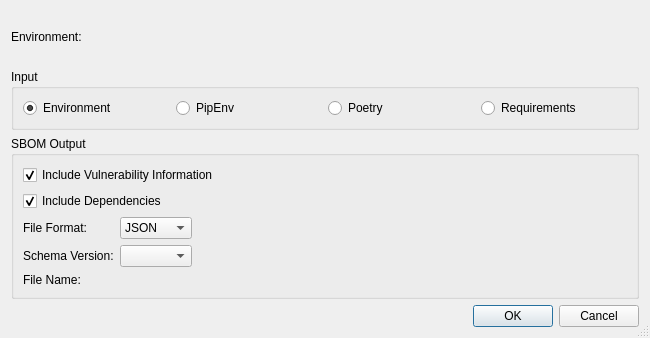
<?xml version="1.0" encoding="UTF-8"?>
<ui version="4.0">
 <class>CycloneDXConfigDialog</class>
 <widget class="QDialog" name="CycloneDXConfigDialog">
  <property name="geometry">
   <rect>
    <x>0</x>
    <y>0</y>
    <width>650</width>
    <height>338</height>
   </rect>
  </property>
  <property name="windowTitle">
   <string>SBOM Configuration</string>
  </property>
  <property name="sizeGripEnabled">
   <bool>true</bool>
  </property>
  <layout class="QVBoxLayout" name="verticalLayout">
   <item>
    <layout class="QHBoxLayout" name="horizontalLayout_2">
     <item>
      <widget class="QLabel" name="label">
       <property name="text">
        <string>Environment:</string>
       </property>
      </widget>
     </item>
     <item>
      <widget class="QLabel" name="environmentLabel">
       <property name="sizePolicy">
        <sizepolicy hsizetype="Expanding" vsizetype="Preferred">
         <horstretch>0</horstretch>
         <verstretch>0</verstretch>
        </sizepolicy>
       </property>
       <property name="wordWrap">
        <bool>true</bool>
       </property>
      </widget>
     </item>
    </layout>
   </item>
   <item>
    <widget class="QGroupBox" name="groupBox">
     <property name="title">
      <string>Input</string>
     </property>
     <layout class="QHBoxLayout" name="horizontalLayout">
      <item>
       <widget class="QRadioButton" name="environmentButton">
        <property name="toolTip">
         <string>Select to build SBOM from environment</string>
        </property>
        <property name="text">
         <string>Environment</string>
        </property>
        <property name="checked">
         <bool>true</bool>
        </property>
       </widget>
      </item>
      <item>
       <widget class="QRadioButton" name="pipenvButton">
        <property name="toolTip">
         <string>Select to build SBOM from 'Pipfile.lock' file</string>
        </property>
        <property name="text">
         <string>PipEnv</string>
        </property>
       </widget>
      </item>
      <item>
       <widget class="QRadioButton" name="poetryButton">
        <property name="toolTip">
         <string>Select to build SBOM from 'poetry.lock' file</string>
        </property>
        <property name="text">
         <string>Poetry</string>
        </property>
       </widget>
      </item>
      <item>
       <widget class="QRadioButton" name="requirementsButton">
        <property name="toolTip">
         <string>Select to build SBOM from 'requirements.txt' file</string>
        </property>
        <property name="text">
         <string>Requirements</string>
        </property>
       </widget>
      </item>
     </layout>
    </widget>
   </item>
   <item>
    <widget class="QGroupBox" name="groupBox_2">
     <property name="title">
      <string>SBOM Output</string>
     </property>
     <layout class="QGridLayout" name="gridLayout">
      <item row="3" column="0">
       <widget class="QLabel" name="label_3">
        <property name="text">
         <string>Schema Version:</string>
        </property>
       </widget>
      </item>
      <item row="4" column="0">
       <widget class="QLabel" name="label_4">
        <property name="text">
         <string>File Name:</string>
        </property>
       </widget>
      </item>
      <item row="3" column="1">
       <widget class="QComboBox" name="schemaVersionComboBox">
        <property name="toolTip">
         <string>Select the SBOM schema version of the SBOM file</string>
        </property>
       </widget>
      </item>
      <item row="2" column="2">
       <spacer name="horizontalSpacer">
        <property name="orientation">
         <enum>Qt::Horizontal</enum>
        </property>
        <property name="sizeHint" stdset="0">
         <size>
          <width>413</width>
          <height>20</height>
         </size>
        </property>
       </spacer>
      </item>
      <item row="2" column="1">
       <widget class="QComboBox" name="fileFormatComboBox">
        <property name="toolTip">
         <string>Select the format of the SBOM file</string>
        </property>
        <item>
         <property name="text">
          <string>JSON</string>
         </property>
        </item>
        <item>
         <property name="text">
          <string>XML</string>
         </property>
        </item>
       </widget>
      </item>
      <item row="2" column="0">
       <widget class="QLabel" name="label_2">
        <property name="text">
         <string>File Format:</string>
        </property>
       </widget>
      </item>
      <item row="4" column="1" colspan="2">
       <widget class="EricPathPicker" name="filePicker" native="true">
        <property name="focusPolicy">
         <enum>Qt::StrongFocus</enum>
        </property>
        <property name="toolTip">
         <string>Enter the file path for the SBOM file (leave empty for default)</string>
        </property>
       </widget>
      </item>
      <item row="0" column="0" colspan="3">
       <widget class="QCheckBox" name="vulnerabilityCheckBox">
        <property name="toolTip">
         <string>Select to include vulnerability data in the generated SBOM (requires Schema 1.4 or newer)</string>
        </property>
        <property name="text">
         <string>Include Vulnerability Information</string>
        </property>
        <property name="checked">
         <bool>true</bool>
        </property>
       </widget>
      </item>
      <item row="1" column="0" colspan="3">
       <widget class="QCheckBox" name="dependenciesCheckBox">
        <property name="toolTip">
         <string>Select to include dependency information in the generated SBOM</string>
        </property>
        <property name="text">
         <string>Include Dependencies</string>
        </property>
        <property name="checked">
         <bool>true</bool>
        </property>
       </widget>
      </item>
     </layout>
    </widget>
   </item>
   <item>
    <widget class="QDialogButtonBox" name="buttonBox">
     <property name="orientation">
      <enum>Qt::Horizontal</enum>
     </property>
     <property name="standardButtons">
      <set>QDialogButtonBox::Cancel|QDialogButtonBox::Ok</set>
     </property>
    </widget>
   </item>
  </layout>
 </widget>
 <customwidgets>
  <customwidget>
   <class>EricPathPicker</class>
   <extends>QWidget</extends>
   <header>EricWidgets/EricPathPicker.h</header>
   <container>1</container>
  </customwidget>
 </customwidgets>
 <tabstops>
  <tabstop>environmentButton</tabstop>
  <tabstop>pipenvButton</tabstop>
  <tabstop>poetryButton</tabstop>
  <tabstop>requirementsButton</tabstop>
  <tabstop>vulnerabilityCheckBox</tabstop>
  <tabstop>dependenciesCheckBox</tabstop>
  <tabstop>fileFormatComboBox</tabstop>
  <tabstop>schemaVersionComboBox</tabstop>
  <tabstop>filePicker</tabstop>
 </tabstops>
 <resources/>
 <connections>
  <connection>
   <sender>buttonBox</sender>
   <signal>accepted()</signal>
   <receiver>CycloneDXConfigDialog</receiver>
   <slot>accept()</slot>
   <hints>
    <hint type="sourcelabel">
     <x>248</x>
     <y>254</y>
    </hint>
    <hint type="destinationlabel">
     <x>157</x>
     <y>274</y>
    </hint>
   </hints>
  </connection>
  <connection>
   <sender>buttonBox</sender>
   <signal>rejected()</signal>
   <receiver>CycloneDXConfigDialog</receiver>
   <slot>reject()</slot>
   <hints>
    <hint type="sourcelabel">
     <x>316</x>
     <y>260</y>
    </hint>
    <hint type="destinationlabel">
     <x>286</x>
     <y>274</y>
    </hint>
   </hints>
  </connection>
 </connections>
</ui>
